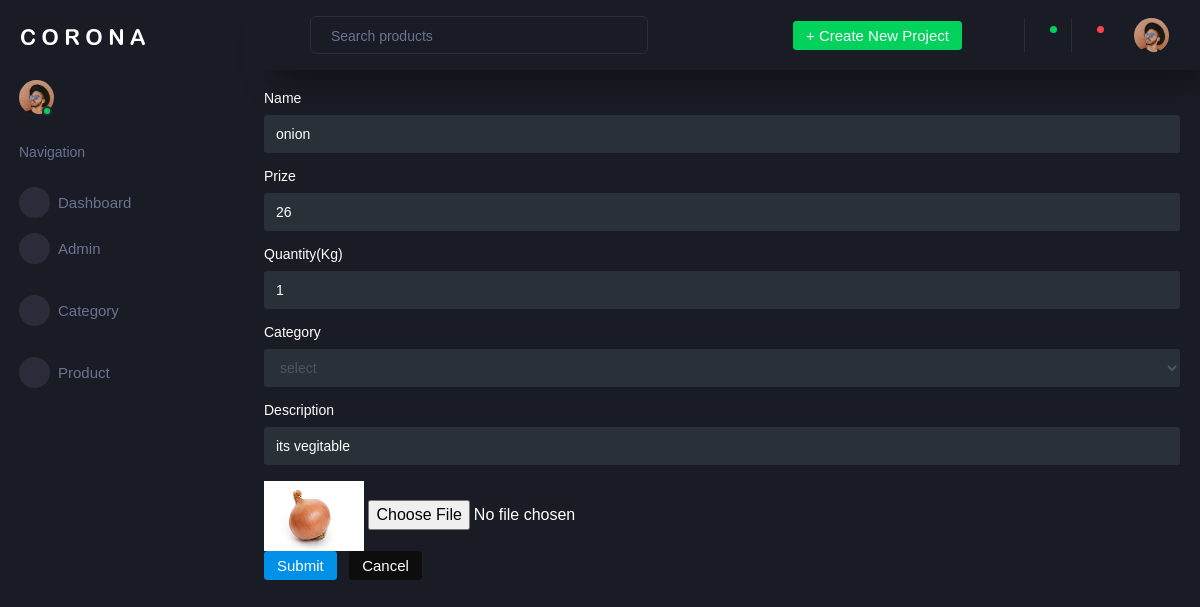
Page /backentapp/editproductpage/1/ on the committed database.
### backendapp/models.py (models this page shows)
class producpagedb(models.Model):
    Name = models.CharField(max_length=100, null=True, blank=True)
    Prize = models.IntegerField(null=True, blank=True)
    Quantity = models.IntegerField(null=True, blank=True)
    Description = models.CharField(max_length=100, null=True, blank=True)
    Image = models.ImageField(upload_to="profile", null=True, blank=True)
    Category = models.CharField(max_length=100, null=True, blank=True)

### backendapp/views.py (the view)
# urls.py: path('editproductpage/<int:dataid>/', views.editproductpage, name="editproductpage"),
def editproductpage(request, dataid):
    data = producpagedb.objects.get(id=dataid)
    print(data)
    da = addcategorydb.objects.all()
    return render(request, "Editproductpage.html", {'datas':data, 'da':da})

### backendapp/templates/Editproductpage.html (shortened to what this page needs)
<!DOCTYPE html>
{% extends 'index.html' %}
{% block content %}
<html lang="en">
<head>
</head>
<body>
                  <div class="card-body">
                    <h4 class="card-title">Basic form elements</h4>
                    <p class="card-description"> Basic form elements </p>
                    <form class="forms-sample" method="post" action="{% url 'updateproductdata' dataid=datas.id %}" enctype="multipart/form-data">
                      <div class="form-group">
                        <label for="exampleInputName1">Name</label>
                        <input type="text" class="form-control" id="exampleInputName1" placeholder="Name" name="name" value="{{ datas.Name }}">
                      </div>
                   <div class="form-group">
                        <label for="exampleInputName1">Prize</label>
                        <input type="text" class="form-control" id="exampleInputName" placeholder="Name" name="prize" value="{{ datas.Prize }}">
                      </div>
                       <div class="form-group">
                        <label for="exampleInputName1">Quantity(Kg)</label>
                        <input type="text" class="form-control" id="exampleInputName2" placeholder="Name" name="quantity" value="{{ datas.Quantity }}">
                      </div>
                      <div class="form-group">
                        <label for="exampleSelectGender">Category</label>
                        <select class="form-control" id="exampleSelectGender" name="category" value="{{ datas.Category }}">
                          <option>select</option>
                        </select>
                      </div>
                       <div class="form-group">
                        <label for="exampleInputName1">Description</label>
                        <input type="text" class="form-control" id="exampleInputName3" placeholder="Name" name="description" value="{{ datas.Description }}">
                      </div>
                        <div>
                            <img src="{{datas.Image.url}}" width="100px" height="70px">
                            <input type="file" name="image">
                        </div>
                      <button type="submit" class="btn btn-primary mr-2">Submit</button>
                      <button class="btn btn-dark">Cancel</button>
                    </form>
                  </div>
</body>
</html>
{% endblock %}

### rows in the picture
producpagedb: name "onion", prize "26", quantity "1", category "select", description "its vegitable", Image (picture)
